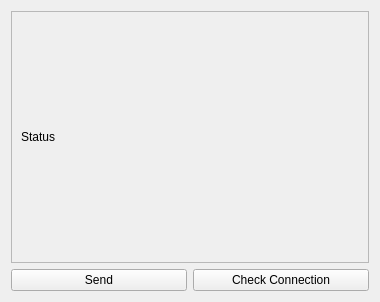
                         <widget class="QWidget" name="scrollAreaWidgetContents_2">
                          <property name="geometry">
                           <rect>
                            <x>0</x>
                            <y>0</y>
                            <width>380</width>
                            <height>302</height>
                           </rect>
                          </property>
                          <layout class="QGridLayout" name="gridLayout_13">
                           <item row="0" column="0">
                            <layout class="QGridLayout" name="gridLayout_12">
                             <item row="0" column="0">
                              <widget class="QFrame" name="frame">
                               <property name="frameShape">
                                <enum>QFrame::StyledPanel</enum>
                               </property>
                               <property name="frameShadow">
                                <enum>QFrame::Raised</enum>
                               </property>
                               <layout class="QGridLayout" name="gridLayout_14">
                                <item row="0" column="0">
                                 <layout class="QGridLayout" name="gridLayout_11">
                                  <item row="0" column="0">
                                   <widget class="QLabel" name="status">
                                    <property name="minimumSize">
                                     <size>
                                      <width>320</width>
                                      <height>200</height>
                                     </size>
                                    </property>
                                    <property name="text">
                                     <string>Status</string>
                                    </property>
                                   </widget>
                                  </item>
                                 </layout>
                                </item>
                               </layout>
                              </widget>
                             </item>
                            </layout>
                           </item>
                           <item row="1" column="0">
                            <layout class="QGridLayout" name="gridLayout_17">
                             <item row="0" column="0">
                              <widget class="QPushButton" name="send">
                               <property name="text">
                                <string>Send</string>
                               </property>
                              </widget>
                             </item>
                             <item row="0" column="1">
                              <widget class="QPushButton" name="connect">
                               <property name="text">
                                <string>Check Connection</string>
                               </property>
                              </widget>
                             </item>
                            </layout>
                           </item>
                          </layout>
                         </widget>
